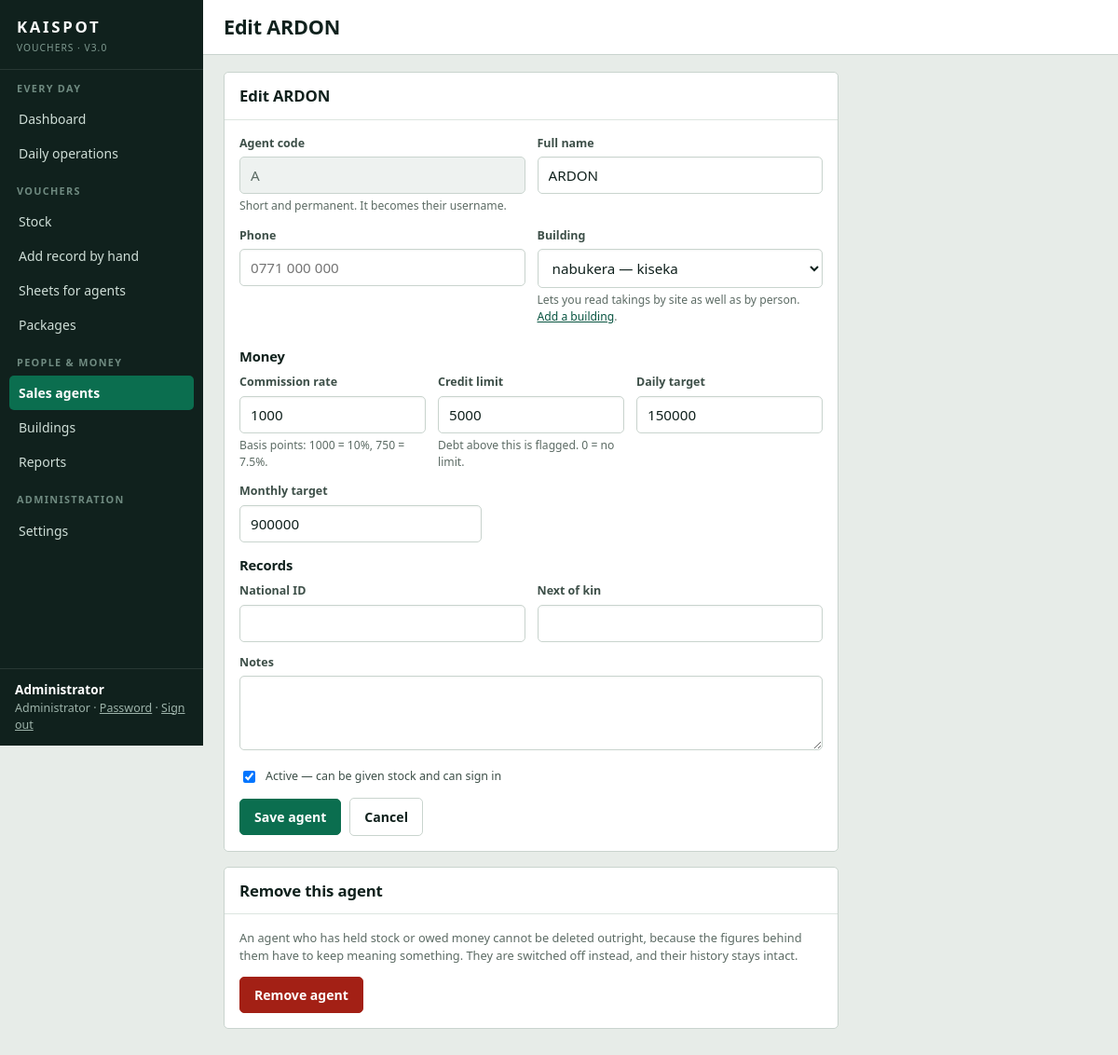
The page /agents/1/edit (signed in) on the database its author committed.
### tables this page shows
CREATE TABLE users (
    id            INTEGER PRIMARY KEY AUTOINCREMENT,
    username      TEXT    NOT NULL UNIQUE COLLATE NOCASE,
    password_hash TEXT    NOT NULL,
    full_name     TEXT    NOT NULL DEFAULT '',
    role          TEXT    NOT NULL DEFAULT 'agent',   -- admin | manager | agent
    agent_id      INTEGER REFERENCES agents(id) ON DELETE CASCADE,
    active        INTEGER NOT NULL DEFAULT 1,
    must_change   INTEGER NOT NULL DEFAULT 0,
    created_at    TEXT    NOT NULL DEFAULT (datetime('now'))
);

CREATE TABLE agents (
    id              INTEGER PRIMARY KEY AUTOINCREMENT,
    code            TEXT    NOT NULL UNIQUE COLLATE NOCASE,
    name            TEXT    NOT NULL,
    phone           TEXT    NOT NULL DEFAULT '',
    station         TEXT    NOT NULL DEFAULT '',
    nin             TEXT    NOT NULL DEFAULT '',
    next_of_kin     TEXT    NOT NULL DEFAULT '',
    commission_rate INTEGER NOT NULL DEFAULT 1000,  -- basis points, 1000 = 10%
    monthly_target  INTEGER NOT NULL DEFAULT 0,
    daily_target    INTEGER NOT NULL DEFAULT 0,
    credit_limit    INTEGER NOT NULL DEFAULT 0,     -- 0 = no ceiling on debt
    notes           TEXT    NOT NULL DEFAULT '',
    joined_on       TEXT    NOT NULL DEFAULT (date('now')),
    active          INTEGER NOT NULL DEFAULT 1,
    created_at      TEXT    NOT NULL DEFAULT (datetime('now'))
, building_id INTEGER REFERENCES buildings(id) ON DELETE SET NULL);

CREATE TABLE buildings (
            id            INTEGER PRIMARY KEY AUTOINCREMENT,
            name          TEXT    NOT NULL UNIQUE COLLATE NOCASE,
            area          TEXT    NOT NULL DEFAULT '',
            address       TEXT    NOT NULL DEFAULT '',
            contact_name  TEXT    NOT NULL DEFAULT '',
            contact_phone TEXT    NOT NULL DEFAULT '',
            units         INTEGER NOT NULL DEFAULT 0,
            router        TEXT    NOT NULL DEFAULT '',
            notes         TEXT    NOT NULL DEFAULT '',
            active        INTEGER NOT NULL DEFAULT 1,
            created_at    TEXT    NOT NULL DEFAULT (datetime('now'))
        );

### backend/routes/agents.py (the view, shortened to what this page needs)
@bp.route("/<int:agent_id>/edit", methods=["GET", "POST"])
@auth.staff_only
def edit(agent_id: int):
    agent = agent_service.get(agent_id)
    if agent is None:
        flash("That agent does not exist.", "error")
        return redirect(url_for("agents.index"))
    return render_template("pages/agent_form.html", agent=agent,
                           buildings=building_service.all_buildings(),
                           heading=f"Edit {agent['name']}")

### backend/auth.py (called while the page is built)
def current_user():
    if "user" in g:
        return g.user
    user_id = session.get("user_id")
    g.user = None
    if user_id:
        g.user = one("SELECT * FROM users WHERE id = ? AND active = 1", (user_id,))
        if g.user is None:
            session.clear()
    return g.user

def staff_only(view: Callable) -> Callable:
    @functools.wraps(view)
    def wrapped(*args, **kwargs):
        user = current_user()
        if user is None:
            return redirect(url_for("auth.sign_in"))
        if user["role"] not in ("admin", "manager"):
            flash("That area is for office staff.", "error")
            return redirect(home_for(user))
        return view(*args, **kwargs)
    return wrapped

### backend/db.py (called while the page is built)
def connect() -> sqlite3.Connection:
    DATA_DIR.mkdir(parents=True, exist_ok=True)
    conn = sqlite3.connect(DB_PATH, timeout=15, isolation_level=None)
    conn.row_factory = sqlite3.Row
    conn.execute("PRAGMA journal_mode = WAL")
    conn.execute("PRAGMA foreign_keys = ON")
    conn.execute("PRAGMA busy_timeout = 15000")
    conn.execute("PRAGMA synchronous = NORMAL")
    return conn

def get_db() -> sqlite3.Connection:
    if "db" not in g:
        g.db = connect()
    return g.db

def query(sql: str, params: tuple | dict = ()) -> list[sqlite3.Row]:
    return get_db().execute(sql, params).fetchall()

def rows(sql: str, params: tuple | dict = ()) -> list[dict]:
    return [dict(r) for r in query(sql, params)]

def one(sql: str, params: tuple | dict = ()) -> sqlite3.Row | None:
    return get_db().execute(sql, params).fetchone()

def one_dict(sql: str, params: tuple | dict = ()) -> dict | None:
    row = one(sql, params)
    return dict(row) if row else None

### backend/services/agents.py (called while the page is built)
def get(agent_id: int) -> dict | None:
    return one_dict(
        "SELECT a.*, b.name AS building, b.area AS building_area "
        "FROM agents a LEFT JOIN buildings b ON b.id = a.building_id "
        "WHERE a.id = ?", (agent_id,))

### backend/services/buildings.py (called while the page is built)
def all_buildings(include_inactive: bool = False) -> list[dict]:
    sql = "SELECT * FROM buildings"
    if not include_inactive:
        sql += " WHERE active = 1"
    return rows(sql + " ORDER BY name COLLATE NOCASE")

### frontend/templates/pages/agent_form.html (shortened to what this page needs)
{% extends "base.html" %}
{% block title %}{{ heading }}{% endblock %}
{% block content %}
<div class="card" style="max-width:660px">
  <h2>{{ heading }}</h2>
  <div class="card-body">
    <form method="post">
      <div class="field-row">
        <div class="field"><label for="code">Agent code</label>
          <input type="text" id="code" name="code" value="{{ agent.code or '' }}"
                 {% if agent.id %}readonly{% endif %} placeholder="A-01" required>
          <div class="hint">Short and permanent. It becomes their username.</div></div>
        <div class="field"><label for="name">Full name</label>
          <input type="text" id="name" name="name" value="{{ agent.name or '' }}" required></div>
      </div>
      <div class="field-row">
        <div class="field"><label for="phone">Phone</label>
          <input type="tel" id="phone" name="phone" value="{{ agent.phone or '' }}" placeholder="0771 000 000"></div>
        <div class="field"><label for="building_id">Building</label>
          <select id="building_id" name="building_id">
            {% for b in buildings %}
              <option value="{{ b.id }}" {% if agent.building_id == b.id %}selected{% endif %}>
                {{ b.name }}{% if b.area %} &mdash; {{ b.area }}{% endif %}</option>
            {% endfor %}
          </select>
          <div class="hint">Lets you read takings by site as well as by person.
            <a href="{{ url_for('buildings.new') }}">Add a building</a>.</div></div>
      </div>
      <h3 style="margin-top:8px">Money</h3>
      <div class="field-row three" style="margin-top:8px">
        <div class="field"><label for="commission_rate">Commission rate</label>
          <input type="text" inputmode="numeric" id="commission_rate" name="commission_rate"
                 value="{{ agent.commission_rate or 1000 }}">
          <div class="hint">Basis points: 1000 = 10%, 750 = 7.5%.</div></div>
        <div class="field"><label for="credit_limit">Credit limit</label>
          <input type="text" inputmode="numeric" id="credit_limit" name="credit_limit"
                 value="{{ agent.credit_limit or 0 }}">
          <div class="hint">Debt above this is flagged. 0 = no limit.</div></div>
        <div class="field"><label for="daily_target">Daily target</label>
          <input type="text" inputmode="numeric" id="daily_target" name="daily_target"
                 value="{{ agent.daily_target or 0 }}"></div>
      </div>
      <div class="field" style="max-width:260px"><label for="monthly_target">Monthly target</label>
        <input type="text" inputmode="numeric" id="monthly_target" name="monthly_target"
               value="{{ agent.monthly_target or 0 }}"></div>
      <h3 style="margin-top:8px">Records</h3>
      <div class="field-row" style="margin-top:8px">
        <div class="field"><label for="nin">National ID</label>
          <input type="text" id="nin" name="nin" value="{{ agent.nin or '' }}"></div>
        <div class="field"><label for="next_of_kin">Next of kin</label>
          <input type="text" id="next_of_kin" name="next_of_kin" value="{{ agent.next_of_kin or '' }}"></div>
      </div>
      <div class="field"><label for="notes">Notes</label>
        <textarea id="notes" name="notes" style="min-height:80px">{{ agent.notes or '' }}</textarea></div>
      {% if agent.id %}
      <div class="field"><label class="check">
        <input type="checkbox" name="active" value="1" {% if agent.active %}checked{% endif %}>
        Active &mdash; can be given stock and can sign in</label></div>
      {% endif %}
      <div class="actions">
        <button type="submit" class="btn">Save agent</button>
        <a class="btn quiet" href="{{ url_for('agents.index') }}">Cancel</a>
      </div>
    </form>
  </div>
</div>
{% if agent.id %}
<div class="card" style="max-width:660px">
  <div class="card-head"><h2>Remove this agent</h2></div>
  <div class="card-body">
    <p class="muted small" style="margin-top:0">
      An agent who has held stock or owed money cannot be deleted outright,
      because the figures behind them have to keep meaning something. They are
      switched off instead, and their history stays intact.
    </p>
    <form method="post" action="{{ url_for('agents.delete', agent_id=agent.id) }}"
          onsubmit="return confirm('Remove {{ agent.name }}?')">
      <button type="submit" class="btn danger">Remove agent</button>
    </form>
  </div>
</div>
{% endif %}
{% endblock %}

### frontend/templates/base.html (shortened to what this page needs)
<!DOCTYPE html>
<html lang="en">
<head>
<link rel="stylesheet" href="{{ url_for('static', filename='css/kaispot.css') }}">
</head>
<body>
{% set role = user.role if user else 'agent' %}
{% set staff = role in ('admin', 'manager') %}
<div class="shell">
  <aside class="sidebar">
    <div class="brand">
      <div class="brand-mark">KAISPOT</div>
      <div class="brand-sub">Vouchers &middot; v{{ app_version }}</div>
    </div>
    <nav class="nav">
      {% if staff %}
      <div class="nav-group">
        <div class="eyebrow">Every day</div>
        <a href="{{ url_for('dashboard.home') }}" {% if path == '/dashboard' %}class="on"{% endif %}>Dashboard</a>
        <a href="{{ url_for('daily.board') }}" {% if path.startswith('/daily') %}class="on"{% endif %}>Daily operations</a>
      </div>
      <div class="nav-group">
        <div class="eyebrow">Vouchers</div>
        <a href="{{ url_for('stock.index') }}" {% if path == '/stock/' %}class="on"{% endif %}>Stock</a>
        <a href="{{ url_for('stock.manual') }}" {% if path.startswith('/stock/manual') %}class="on"{% endif %}>Add record by hand</a>
        <a href="{{ url_for('stock.sheet_list') }}" {% if path.startswith('/stock/sheets') %}class="on"{% endif %}>Sheets for agents</a>
        <a href="{{ url_for('packages.index') }}" {% if path.startswith('/packages') %}class="on"{% endif %}>Packages</a>
      </div>
      <div class="nav-group">
        <div class="eyebrow">People &amp; money</div>
        <a href="{{ url_for('agents.index') }}" {% if path.startswith('/agents') %}class="on"{% endif %}>Sales agents</a>
        <a href="{{ url_for('buildings.index') }}" {% if path.startswith('/buildings') %}class="on"{% endif %}>Buildings</a>
        <a href="{{ url_for('reports.index') }}" {% if path.startswith('/reports') %}class="on"{% endif %}>Reports</a>
      </div>
      {% if role == 'admin' %}
      <div class="nav-group">
        <div class="eyebrow">Administration</div>
        <a href="{{ url_for('settings.index') }}" {% if path.startswith('/settings') %}class="on"{% endif %}>Settings</a>
      </div>
      {% endif %}
      {% endif %}
    </nav>
    {% if user %}
    <div class="who">
      <strong>{{ user.full_name or user.username }}</strong>
      {{ role_labels.get(user.role, user.role) }} &middot;
      <a href="{{ url_for('auth.password') }}">Password</a> &middot;
      <a href="{{ url_for('auth.sign_out') }}">Sign out</a>
    </div>
    {% endif %}
  </aside>
  <div class="main">
    <header class="topbar">
      <h1>{% block heading %}{{ self.title() }}{% endblock %}</h1>
    </header>
    <main class="content">
      {% block content %}{% endblock %}
    </main>
  </div>
</div>
</body>
</html>

### rows shown on the page
users: full_name "Administrator", get "Administrator"
agents: code "A", name "ARDON", building_id "nabukera — kiseka", commission_rate "1000", credit_limit "5000", daily_target "150000", monthly_target "900000", active "☑"

### other values the page prints
{{ app_version }} "3.0"
{{ heading }} "Edit ARDON"
